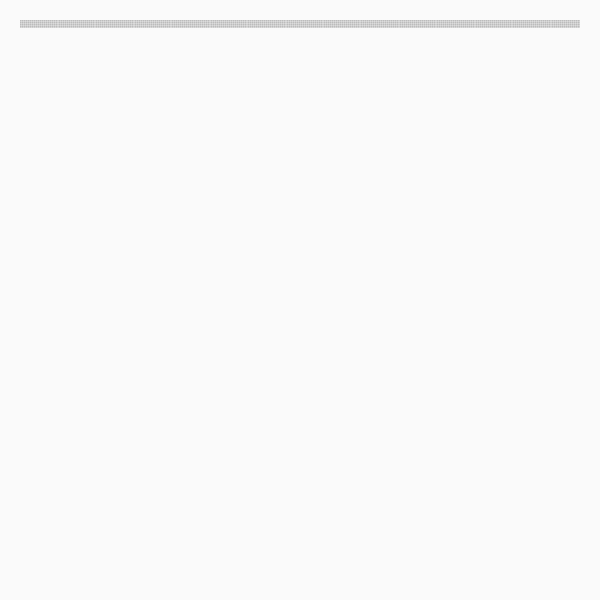
Frame 1 (no input)
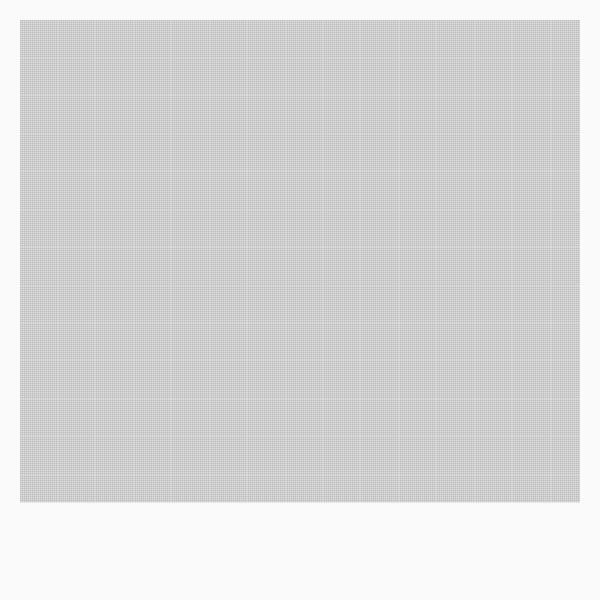
Frame 60 (the mouse pressed at the canvas centre just before this capture)
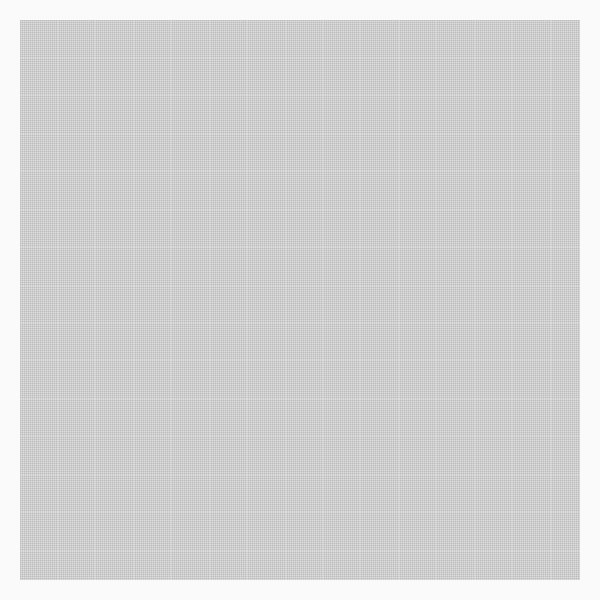
Frame 120 (the mouse held since frame 60 and released just before this capture)

The Processing sketch that drew these frames (run headless with seeded random() and noise(); from frame 60 on, the mouse is pressed at the canvas centre):

// Processing sketch: build
// ── build.pde
// Variations on Fractal Flames : Part_01
// https://generateme.wordpress.com/2016/04/11/folds/
// a grid, resulting of rounding floating point values.

float x1, y1, x2, y2; // function domain
float step; // step within domain
float y;
boolean go = true;

void setup() {
  size(600, 600);
  background(250);
  smooth(8);
  noFill();
  stroke(20, 15);
  strokeWeight(0.9);

  x1 = y1 = -3;
  x2 = y2 = 3;
  y = y1;
  step = ( x2 - x1 ) / ( 2.321 * width );
}

void draw() {
  if (go) {
    for ( int i = 0; ( i < 20 )&go; i++ ) { // draw 20 lines at once
      for ( float x = x1; x <= x2; x += step ) {
        drawVariation(x, y);
      }
      y += step;
      if ( y > y2 ) {
        go = false;
        println( "done" );
      }
    }
  }
}

void drawVariation( float x, float y ) {
  float xx = map( x, x1, x2, 20, width-20 );
  float yy = map( y, y1, y2, 20, height-20 );
  point( xx, yy );
}
